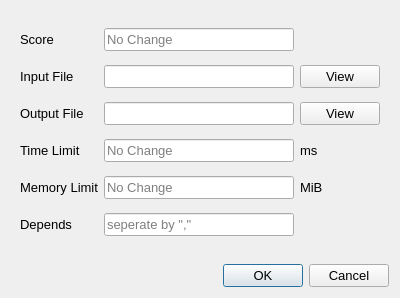
<?xml version="1.0" encoding="UTF-8"?>
<ui version="4.0">
 <class>ExtTestCaseUpdaterDialog</class>
 <widget class="QDialog" name="ExtTestCaseUpdaterDialog">
  <property name="geometry">
   <rect>
    <x>0</x>
    <y>0</y>
    <width>400</width>
    <height>298</height>
   </rect>
  </property>
  <property name="sizePolicy">
   <sizepolicy hsizetype="Preferred" vsizetype="Minimum">
    <horstretch>0</horstretch>
    <verstretch>0</verstretch>
   </sizepolicy>
  </property>
  <property name="minimumSize">
   <size>
    <width>400</width>
    <height>0</height>
   </size>
  </property>
  <property name="windowTitle">
   <string>Dialog</string>
  </property>
  <layout class="QVBoxLayout" name="verticalLayout">
   <item>
    <widget class="QWidget" name="widget" native="true">
     <property name="font">
      <font>
       <pointsize>10</pointsize>
      </font>
     </property>
     <layout class="QGridLayout" name="gridLayout">
      <item row="0" column="0">
       <widget class="QLabel" name="labelScore">
        <property name="font">
         <font>
          <pointsize>10</pointsize>
         </font>
        </property>
        <property name="text">
         <string>Score</string>
        </property>
       </widget>
      </item>
      <item row="0" column="1">
       <widget class="QLineEdit" name="lineEditScore">
        <property name="font">
         <font>
          <pointsize>10</pointsize>
         </font>
        </property>
        <property name="placeholderText">
         <string>No Change</string>
        </property>
       </widget>
      </item>
      <item row="1" column="0">
       <widget class="QLabel" name="labelInput">
        <property name="font">
         <font>
          <pointsize>10</pointsize>
         </font>
        </property>
        <property name="text">
         <string>Input File</string>
        </property>
       </widget>
      </item>
      <item row="1" column="1">
       <widget class="FileLineEdit" name="lineEditInput">
        <property name="font">
         <font>
          <pointsize>10</pointsize>
         </font>
        </property>
       </widget>
      </item>
      <item row="1" column="2">
       <widget class="QPushButton" name="buttonFindInput">
        <property name="font">
         <font>
          <pointsize>10</pointsize>
         </font>
        </property>
        <property name="text">
         <string>View</string>
        </property>
       </widget>
      </item>
      <item row="2" column="0">
       <widget class="QLabel" name="labelOutput">
        <property name="font">
         <font>
          <pointsize>10</pointsize>
         </font>
        </property>
        <property name="text">
         <string>Output File</string>
        </property>
       </widget>
      </item>
      <item row="2" column="1">
       <widget class="FileLineEdit" name="lineEditOutput">
        <property name="font">
         <font>
          <pointsize>10</pointsize>
         </font>
        </property>
       </widget>
      </item>
      <item row="2" column="2">
       <widget class="QPushButton" name="buttonFindOutput">
        <property name="font">
         <font>
          <pointsize>10</pointsize>
         </font>
        </property>
        <property name="text">
         <string>View</string>
        </property>
       </widget>
      </item>
      <item row="3" column="0">
       <widget class="QLabel" name="labelTimeLimit">
        <property name="font">
         <font>
          <pointsize>10</pointsize>
         </font>
        </property>
        <property name="text">
         <string>Time Limit</string>
        </property>
       </widget>
      </item>
      <item row="3" column="1">
       <widget class="QLineEdit" name="lineEditTime">
        <property name="font">
         <font>
          <pointsize>10</pointsize>
         </font>
        </property>
        <property name="placeholderText">
         <string>No Change</string>
        </property>
       </widget>
      </item>
      <item row="3" column="2">
       <widget class="QLabel" name="label">
        <property name="font">
         <font>
          <pointsize>10</pointsize>
         </font>
        </property>
        <property name="text">
         <string>ms</string>
        </property>
       </widget>
      </item>
      <item row="4" column="0">
       <widget class="QLabel" name="labelMemoryLimit">
        <property name="font">
         <font>
          <pointsize>10</pointsize>
         </font>
        </property>
        <property name="text">
         <string>Memory Limit</string>
        </property>
       </widget>
      </item>
      <item row="4" column="1">
       <widget class="QLineEdit" name="lineEditMemory">
        <property name="font">
         <font>
          <pointsize>10</pointsize>
         </font>
        </property>
        <property name="placeholderText">
         <string>No Change</string>
        </property>
       </widget>
      </item>
      <item row="4" column="2">
       <widget class="QLabel" name="label_2">
        <property name="font">
         <font>
          <pointsize>10</pointsize>
         </font>
        </property>
        <property name="text">
         <string>MiB</string>
        </property>
       </widget>
      </item>
      <item row="5" column="0">
       <widget class="QLabel" name="labelDepend">
        <property name="font">
         <font>
          <pointsize>10</pointsize>
         </font>
        </property>
        <property name="text">
         <string>Depends</string>
        </property>
       </widget>
      </item>
      <item row="5" column="1">
       <widget class="QLineEdit" name="lineEditDepends">
        <property name="font">
         <font>
          <pointsize>10</pointsize>
         </font>
        </property>
        <property name="placeholderText">
         <string>seperate by &quot;,&quot;</string>
        </property>
       </widget>
      </item>
     </layout>
    </widget>
   </item>
   <item>
    <widget class="QDialogButtonBox" name="buttonBox">
     <property name="font">
      <font>
       <pointsize>10</pointsize>
      </font>
     </property>
     <property name="orientation">
      <enum>Qt::Horizontal</enum>
     </property>
     <property name="standardButtons">
      <set>QDialogButtonBox::Cancel|QDialogButtonBox::Ok</set>
     </property>
    </widget>
   </item>
  </layout>
 </widget>
 <customwidgets>
  <customwidget>
   <class>FileLineEdit</class>
   <extends>QLineEdit</extends>
   <header>filelineedit.h</header>
  </customwidget>
 </customwidgets>
 <resources/>
 <connections>
  <connection>
   <sender>buttonBox</sender>
   <signal>accepted()</signal>
   <receiver>ExtTestCaseUpdaterDialog</receiver>
   <slot>accept()</slot>
   <hints>
    <hint type="sourcelabel">
     <x>248</x>
     <y>254</y>
    </hint>
    <hint type="destinationlabel">
     <x>157</x>
     <y>274</y>
    </hint>
   </hints>
  </connection>
  <connection>
   <sender>buttonBox</sender>
   <signal>rejected()</signal>
   <receiver>ExtTestCaseUpdaterDialog</receiver>
   <slot>reject()</slot>
   <hints>
    <hint type="sourcelabel">
     <x>316</x>
     <y>260</y>
    </hint>
    <hint type="destinationlabel">
     <x>286</x>
     <y>274</y>
    </hint>
   </hints>
  </connection>
 </connections>
</ui>
